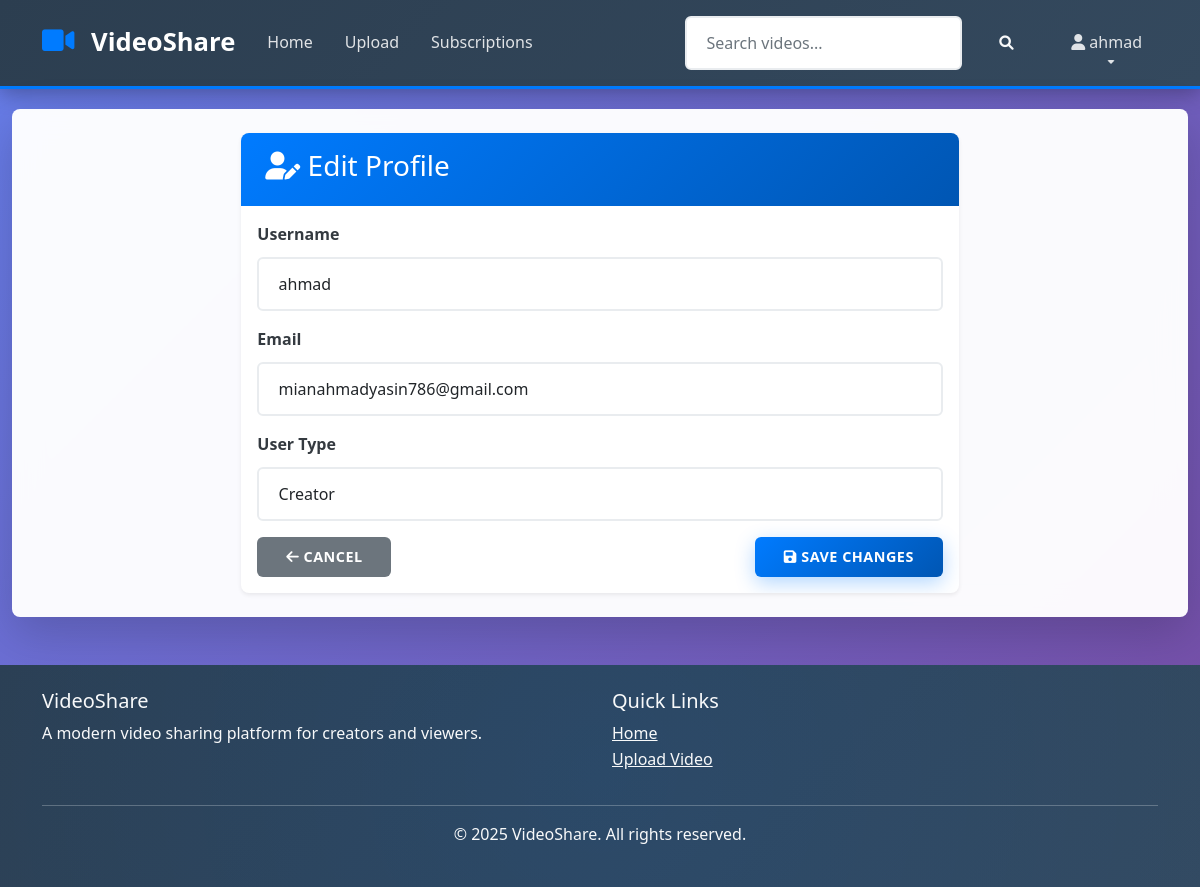
/users/edit-profile/ (signed in), run on the app's committed database.
### users/models.py (models this page shows, shortened)
class CustomUser(AbstractUser):
    USER_TYPES = (
        ('consumer', 'Consumer'),
        ('creator', 'Creator'),
    )
    user_type = models.CharField(max_length=10, choices=USER_TYPES, default='consumer')
    created_at = models.DateTimeField(auto_now_add=True)

### users/views.py (the view, shortened to what this page needs)
# urls.py: path('edit-profile/', views.edit_profile_view, name='edit_profile'),
@login_required
def edit_profile_view(request):
    return render(request, 'edit_profile.html', {'user': request.user})

### templates/edit_profile.html (shortened to what this page needs)
{% extends 'base.html' %}
{% block content %}
<div class="container">
    <div class="row justify-content-center">
        <div class="col-md-8">
            <div class="card">
                <div class="card-header">
                    <h3><i class="fas fa-user-edit"></i> Edit Profile</h3>
                </div>
                <div class="card-body">
                    <form method="post">
                        <div class="mb-3">
                            <label for="username" class="form-label">Username</label>
                            <input type="text" class="form-control" id="username" name="username"
                                   value="{{ user.username }}" required>
                        </div>
                        <div class="mb-3">
                            <label for="email" class="form-label">Email</label>
                            <input type="email" class="form-control" id="email" name="email"
                                   value="{{ user.email }}">
                        </div>
                        <div class="mb-3">
                            <label for="user_type" class="form-label">User Type</label>
                            <select class="form-control" id="user_type" name="user_type">
                                <option value="creator" {% if user.user_type == 'creator' %}selected{% endif %}>
                                    Creator
                                </option>
                            </select>
                        </div>
                        <div class="d-flex justify-content-between">
                            <a href="{% url 'users:profile' %}" class="btn btn-secondary">
                                <i class="fas fa-arrow-left"></i> Cancel
                            </a>
                            <button type="submit" class="btn btn-primary">
                                <i class="fas fa-save"></i> Save Changes
                            </button>
                        </div>
                    </form>
                </div>
            </div>
        </div>
    </div>
</div>
{% endblock %}

### templates/base.html (shortened to what this page needs)
<!DOCTYPE html>
<html lang="en">
<head>
    <link href="https://cdn.jsdelivr.net/npm/bootstrap@5.1.3/dist/css/bootstrap.min.css" rel="stylesheet">
    <link rel="stylesheet" href="https://cdnjs.cloudflare.com/ajax/libs/font-awesome/6.0.0/css/all.min.css">
    {% load static %}
    <link rel="stylesheet" href="{% static 'css/style.css' %}">
</head>
<body>
    <nav class="navbar navbar-expand-lg navbar-dark bg-dark">
        <div class="container">
            <a class="navbar-brand" href="{% url 'videos:dashboard' %}">
                <i class="fas fa-video"></i> VideoShare
            </a>
            <div class="collapse navbar-collapse" id="navbarNav">
                <ul class="navbar-nav me-auto">
                    <li class="nav-item">
                        <a class="nav-link" href="{% url 'videos:dashboard' %}">Home</a>
                    </li>
                    {% if user.is_authenticated %}
                    <li class="nav-item">
                        <a class="nav-link" href="{% url 'videos:creator_upload' %}">Upload</a>
                    </li>
                    <li class="nav-item">
                        <a class="nav-link" href="{% url 'users:subscriptions' %}">Subscriptions</a>
                    </li>
                    {% endif %}
                </ul>
                <form class="d-flex me-3" method="GET" action="{% url 'videos:dashboard' %}">
                    <input class="form-control me-2" type="search" placeholder="Search videos..." name="search" value="{{ search_query }}">
                    <button class="btn btn-outline-light" type="submit">
                        <i class="fas fa-search"></i>
                    </button>
                </form>
                <ul class="navbar-nav">
                    {% if user.is_authenticated %}
                    <li class="nav-item dropdown">
                        <a class="nav-link dropdown-toggle" href="#" id="navbarDropdown" role="button" data-bs-toggle="dropdown">
                            <i class="fas fa-user"></i> {{ user.username }}
                        </a>
                    </li>
                    {% endif %}
                </ul>
            </div>
        </div>
    </nav>
    <main class="container-fluid py-4">
        {% block content %}
        {% endblock %}
    </main>
    <footer class="bg-dark text-light py-4 mt-5">
        <div class="container">
            <div class="row">
                <div class="col-md-6">
                    <h5>VideoShare</h5>
                    <p>A modern video sharing platform for creators and viewers.</p>
                </div>
                <div class="col-md-6">
                    <h5>Quick Links</h5>
                    <ul class="list-unstyled">
                        <li><a href="{% url 'videos:dashboard' %}" class="text-light">Home</a></li>
                        {% if user.is_authenticated %}
                        <li><a href="{% url 'videos:creator_upload' %}" class="text-light">Upload Video</a></li>
                        {% else %}
                        <li><a href="{% url 'users:register' %}" class="text-light">Join Now</a></li>
                        {% endif %}
                    </ul>
                </div>
            </div>
            <hr>
            <div class="text-center">
                <p>&copy; 2025 VideoShare. All rights reserved.</p>
            </div>
        </div>
    </footer>
    {% load static %}
</body>
</html>

### static/css/style.css (style rules this page uses)
:root { --primary-color: #007bff; --primary-dark: #0056b3; --secondary-color: #6c757d; --success-color: #28a745; --danger-color: #dc3545; --warning-color: #ffc107; --info-color: #17a2b8; --dark-color: #343a40; --light-color: #f8f9fa; --white: #ffffff; --black: #000000; --shadow: 0 0.125rem 0.25rem rgba(0, 0, 0, 0.075); --shadow-sm: 0 0.125rem 0.25rem rgba(0, 0, 0, 0.075); --shadow-md: 0 0.5rem 1rem rgba(0, 0, 0, 0.15); --shadow-lg: 0 1rem 3rem rgba(0, 0, 0, 0.175); --border-radius: 0.375rem; --border-radius-lg: 0.5rem; --transition: all 0.15s ease-in-out; --transition-slow: all 0.3s ease-in-out; --font-family: 'Segoe UI', Tahoma, Geneva, Verdana, sans-serif; }
* { box-sizing: border-box; }
body { font-family: var(--font-family); line-height: 1.6; color: #333; background: linear-gradient(135deg, #667eea 0%, #764ba2 100%); min-height: 100vh; margin: 0; padding: 0; }
.container-fluid { background: rgba(255, 255, 255, 0.97); border-radius: var(--border-radius-lg); box-shadow: var(--shadow-lg); backdrop-filter: blur(15px); margin: 20px auto; max-width: 98%; padding: 2rem; }
.navbar { background: linear-gradient(135deg, #2c3e50 0%, #34495e 100%) !important; box-shadow: 0 4px 20px rgba(0, 0, 0, 0.3); border-bottom: 3px solid var(--primary-color); padding: 1rem 0; }
.navbar-brand { font-weight: 700; font-size: 1.6rem; color: #fff !important; transition: var(--transition); text-decoration: none; }
.navbar-brand i { margin-right: 10px; color: var(--primary-color); font-size: 1.8rem; animation: pulse 2s infinite; }
.nav-link { font-weight: 500; position: relative; transition: var(--transition); padding: 0.5rem 1rem !important; color: rgba(255, 255, 255, 0.85) !important; }
.nav-link::after { content: ''; position: absolute; width: 0; height: 3px; bottom: 0; left: 50%; background: linear-gradient(90deg, var(--primary-color), var(--info-color)); transition: var(--transition-slow); transform: translateX(-50%); border-radius: 2px; }
.card { border: none; border-radius: var(--border-radius-lg); box-shadow: var(--shadow-sm); transition: var(--transition-slow); overflow: hidden; background: var(--white); position: relative; }
.card::before { content: ''; position: absolute; top: 0; left: 0; right: 0; height: 4px; background: linear-gradient(90deg, var(--primary-color), var(--info-color), var(--success-color)); opacity: 0; transition: var(--transition); }
.card-header { background: linear-gradient(135deg, var(--primary-color) 0%, var(--primary-dark) 100%); color: var(--white); border-bottom: none; font-weight: 600; padding: 1rem 1.5rem; }
.btn { border-radius: var(--border-radius); font-weight: 600; padding: 0.6rem 1.8rem; transition: var(--transition-slow); border: none; position: relative; overflow: hidden; text-transform: uppercase; letter-spacing: 0.5px; font-size: 0.9rem; }
.btn::before { content: ''; position: absolute; top: 50%; left: 50%; width: 0; height: 0; background: rgba(255, 255, 255, 0.3); border-radius: 50%; transform: translate(-50%, -50%); transition: width 0.6s, height 0.6s; }
.btn-primary { background: linear-gradient(135deg, var(--primary-color) 0%, var(--primary-dark) 100%); box-shadow: 0 6px 20px rgba(0, 123, 255, 0.3); }
.form-control { border: 2px solid #e9ecef; border-radius: var(--border-radius); padding: 0.8rem 1.2rem; transition: var(--transition); background: var(--white); font-size: 1rem; }
.form-label { font-weight: 600; color: var(--dark-color); margin-bottom: 0.6rem; font-size: 1rem; }
footer { background: linear-gradient(135deg, #2c3e50 0%, #34495e 100%) !important; position: relative; overflow: hidden; margin-top: 3rem; }
footer::before { content: ''; position: absolute; top: -50%; left: -50%; width: 200%; height: 200%; background: radial-gradient(circle, rgba(0, 123, 255, 0.1) 0%, transparent 70%); animation: footerGlow 15s ease-in-out infinite alternate; }
footer .container { position: relative; z-index: 1; }
footer { margin-top: auto; }

### data on the page
CustomUser: username "ahmad", email "mianahmadyasin786@gmail.com", user_type "Creator"
